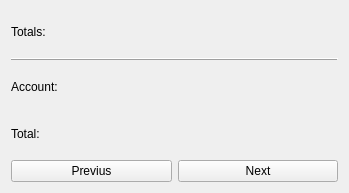
<?xml version="1.0" encoding="UTF-8"?>
<ui version="4.0">
 <class>Form</class>
 <widget class="QWidget" name="Form">
  <property name="geometry">
   <rect>
    <x>0</x>
    <y>0</y>
    <width>349</width>
    <height>193</height>
   </rect>
  </property>
  <property name="windowTitle">
   <string>Form</string>
  </property>
  <layout class="QVBoxLayout" name="verticalLayout_2">
   <item>
    <layout class="QVBoxLayout" name="verticalLayout">
     <item>
      <widget class="QLabel" name="acc_total_label">
       <property name="text">
        <string>Totals:</string>
       </property>
      </widget>
     </item>
     <item>
      <widget class="QFrame" name="frame">
       <property name="frameShape">
        <enum>QFrame::HLine</enum>
       </property>
       <property name="frameShadow">
        <enum>QFrame::Raised</enum>
       </property>
      </widget>
     </item>
     <item>
      <widget class="QLabel" name="acc_label">
       <property name="frameShape">
        <enum>QFrame::NoFrame</enum>
       </property>
       <property name="frameShadow">
        <enum>QFrame::Plain</enum>
       </property>
       <property name="text">
        <string>Account: </string>
       </property>
      </widget>
     </item>
     <item>
      <widget class="QLabel" name="total_label">
       <property name="text">
        <string>Total: </string>
       </property>
      </widget>
     </item>
    </layout>
   </item>
   <item>
    <layout class="QHBoxLayout" name="horizontalLayout">
     <item>
      <widget class="QPushButton" name="acc_prev_button">
       <property name="text">
        <string>Previus</string>
       </property>
      </widget>
     </item>
     <item>
      <widget class="QPushButton" name="acc_next_button">
       <property name="text">
        <string>Next</string>
       </property>
      </widget>
     </item>
    </layout>
   </item>
  </layout>
 </widget>
 <resources/>
 <connections/>
</ui>
